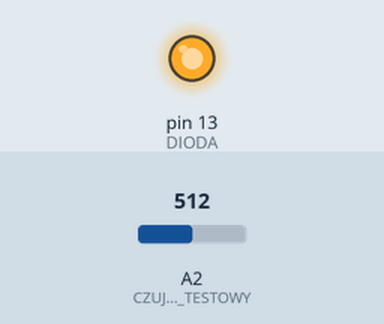
This sketch was run on a simulated Arduino Uno, built with avr-gcc and run on an emulated ATmega328P. Parts: output pins drawn as LEDs (lit = HIGH). The inputs (shaded band) are chosen by the test bench; at power-on: A2 (CZUJNIK_TESTOWY) = 512.

Above: at 1.2 s.
1.3 s: A2 (CZUJNIK_TESTOWY) set to 833
2.8 s: A2 (CZUJNIK_TESTOWY) set to 866
At 4.0 s:
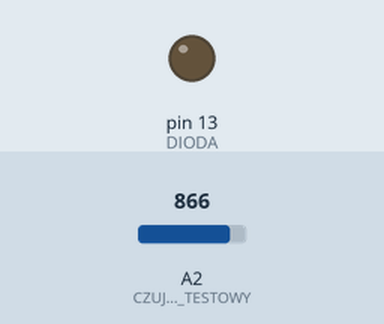
4.3 s: A2 (CZUJNIK_TESTOWY) set to 716
At 5.2 s:
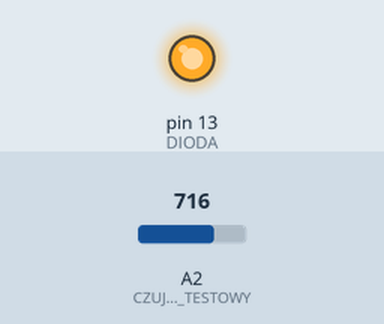
5.8 s: A2 (CZUJNIK_TESTOWY) set to 900
At 6.3 s:
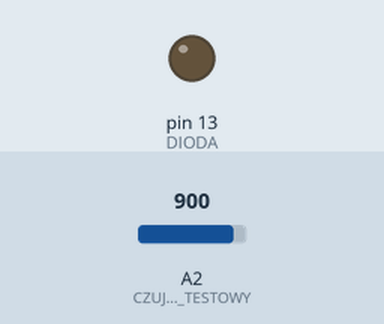
Timing chart, 0 to 8.3 s (numbered marks = the images above; inputs shaded):
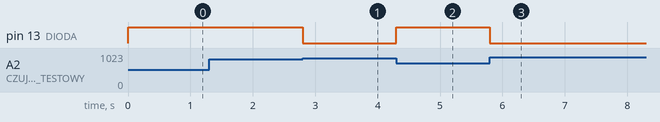

Measured:
- the behaviour switches between 849 and 850 on A2 (CZUJNIK_TESTOWY) (found by bisection; images 0 and 1)
- after the input at 1.3 s, every drawn part: stays the same
- after the input at 2.8 s, pin 13 (DIODA): HIGH → LOW at once
- after the input at 4.3 s, pin 13 (DIODA): LOW → HIGH at once
- after the input at 5.8 s, pin 13 (DIODA): HIGH → LOW at once

The sketch:

testwidzenia.ino
```cpp
const int CZUJNIK_TESTOWY = A2;
const int DIODA = 13;
int PROG_LINII = 850; // Proponowana wartosc

void setup() {
  pinMode(DIODA, OUTPUT);
}

void loop() {
  if (analogRead(CZUJNIK_TESTOWY) < PROG_LINII) {
    digitalWrite(DIODA, HIGH); // Świeci, gdy widzi CZARNĄ LINIĘ
  } else {
    digitalWrite(DIODA, LOW);  // Gaśnie, gdy widzi BIAŁE TŁO
  }
}
```
